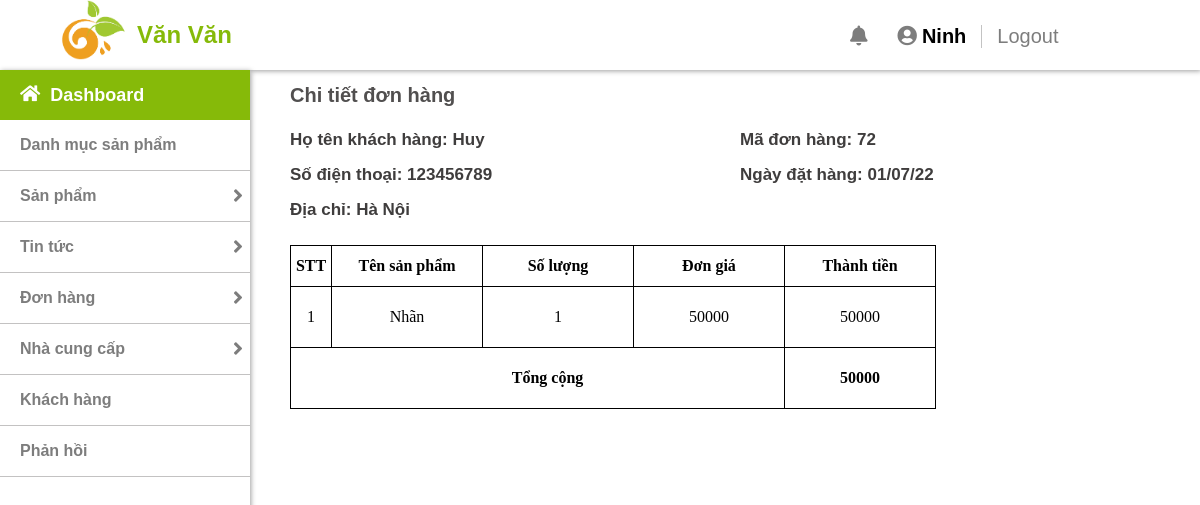
/admin/orderdetail.php?order_id=72 (signed in), run on the app's committed database.
### tables this page shows
CREATE TABLE `tblorder` (
  `order_id` int(11) NOT NULL,
  `user_id` int(11) NOT NULL,
  `date` datetime NOT NULL,
  `status` int(11) NOT NULL DEFAULT 0,
  `name` varchar(50) NOT NULL,
  `address` varchar(255) NOT NULL,
  `phone` int(11) NOT NULL,
  `payment_method` int(11) NOT NULL DEFAULT 0,
  `note` varchar(255) NOT NULL
);

CREATE TABLE `order_detail` (
  `id` int(11) NOT NULL,
  `order_id` int(11) NOT NULL,
  `product_id` int(11) NOT NULL,
  `quantity` int(11) NOT NULL,
  `price` int(11) NOT NULL
);

CREATE TABLE `product` (
  `product_id` int(11) NOT NULL,
  `product_name` varchar(255) NOT NULL,
  `product_price` varchar(255) NOT NULL,
  `product_quantity` int(11) NOT NULL,
  `product_image` varchar(255) NOT NULL,
  `description` text NOT NULL,
  `cate_id` int(11) NOT NULL,
  `ma_ncc` int(11) NOT NULL
);

### lib/database.php (called while the page is built, shortened)
<?php
    class Database{
        public $host = DB_HOST;
        public $user = DB_USER;
        public $pass = DB_PASS;
        public $dbname = DB_NAME;
        public $link;
        private function connectDB(){
            $this->link =  new mysqli($this->host, $this->user, $this->pass, $this->dbname);
        }
        public function select($query){
            $result = $this->link->query($query) or die($this->link->error.__LINE__);
            if($result->num_rows > 0){
                return $result;
            }
            else {
                return false;
            }
        }
    }

### classes/order.php (called while the page is built, shortened)
<?php
    $filepath = realpath(dirname(__FILE__));
    include_once ($filepath.'/../lib/database.php');
?>
<?php
    class order{
        private $db;
        public function __construct()
        {
            $this->db = new Database();
        }
        public function get_order_by_orderid($order_id){
            $get_order = "SELECT * FROM tblorder WHERE order_id = '$order_id'";
            $result_order = $this->db->select($get_order);
            return $result_order;
        }
        public function get_order_detail_by_orderid($order_id){
            $query = "SELECT order_detail.*, product.product_image, product.product_name, product.product_price FROM order_detail
            INNER JOIN product on order_detail.product_id = product.product_id WHERE  order_id = '$order_id'";
            $result = $this->db->select($query);
            return $result;
        }
    }
?>

### lib/session.php (called while the page is built, shortened)
<?php
    class Session{
        public static function get($key){
            if(isset($_SESSION[$key])){
                return $_SESSION[$key];
            }
            else{
                return false;
            }
        }
    }
?>

### admin/orderdetail.php (the view, shortened to what this page needs)
<?php
    include "include/header.php";
    include "include/sidebar.php";
    include "../classes/order.php";
?>
<?php
    $order = new order();
    if(isset($_GET['order_id'])){
        $order_id = $_GET['order_id'];
        $result = $order->get_order_by_orderid($order_id)->fetch_assoc();
    }
?>
<div class="content">
    <p class="content-title">Chi tiết đơn hàng</p>
    <div style="float: left; margin-bottom: 20px">
        <label for="">Họ tên khách hàng: <?php echo $result['name'] ?></label><br>
        <label for="">Số điện thoại: <?php echo $result['phone'] ?></label><br>
        <label for="">Địa chỉ: <?php echo $result['address'] ?></label><br>
    </div>
    <div style="margin-left: 450px;">
        <label for="">Mã đơn hàng: <?php echo $result['order_id'] ?></label><br>
        <label for="">Ngày đặt hàng: <?php echo date('d/m/y', strtotime($result['date'])) ?></label>
    </div>
    <table style="clear: both;">
        <tr>
            <th id="stt">STT</th>
            <th>Tên sản phẩm</th>
            <th>Số lượng </th>
            <th>Đơn giá</th>
            <th>Thành tiền</th>
        </tr>
        <?php
            $get_order_detail = $order->get_order_detail_by_orderid($order_id);
            if($get_order_detail){
                $i = 0;
                while($result1 = $get_order_detail->fetch_assoc()){
                    $i ++;
        ?>
        <tr>
            <td  id="stt"><?php echo $i; ?></td>
            <td ><?php  echo $result1['product_name'] ?></td>
            <td ><?php  echo $result1['quantity'] ?></td>
            <td ><?php  echo $result1['product_price'] ?></td>
            <td ><?php  echo $result1['quantity']*$result1['product_price'] ?></td>
        </tr>
        <?php
                }
            }
        ?>
        <tr>
            <td colspan="4" style="font-weight: bold ; padding-left: 20px">Tổng cộng</td>
            <td style="text-align:center; font-weight: bold"><?php
                echo Session::get('sum_price') ?></td>
        </tr>
    </table>
</div>

### admin/css/style.css (style rules this page uses)
* { margin: 0; padding: 0; }
h1, h2, h3, p, a { font-family: "Roboto Slab", sans-serif; }
.content { float: right; width: calc(100% - 290px); padding-bottom: 100px; }
.content-title { color: rgba(51, 48, 48, 0.85); font-size: 20px; font-weight: bold; line-height: 50px; }
label { margin-bottom: 5px; font-size: 17px; font-weight: bold; display: inline-block; margin-top: 10px; font-family: "Roboto Slab", sans-serif; color: rgb(63, 61, 61); }
th { height: 40px; }
td, th { border: 1px solid; width: 150px; }
td { height: 40px; }
table { border-collapse: collapse; }
#stt { width: 40px; }
td { padding-top: 10px; padding-bottom: 10px; text-align: center; }

### data on the page
tblorder: name "Huy", phone "123456789", address "Hà Nội", order_id "72", date "01/07/22"
order_detail: product.product_name "Nhãn", quantity "1", product.product_price "50000", $result1['quantity']*$result1['product_price'] "50000"

### other printed values
$admin_name "Ninh"
Session::get('sum_price') "50000"
